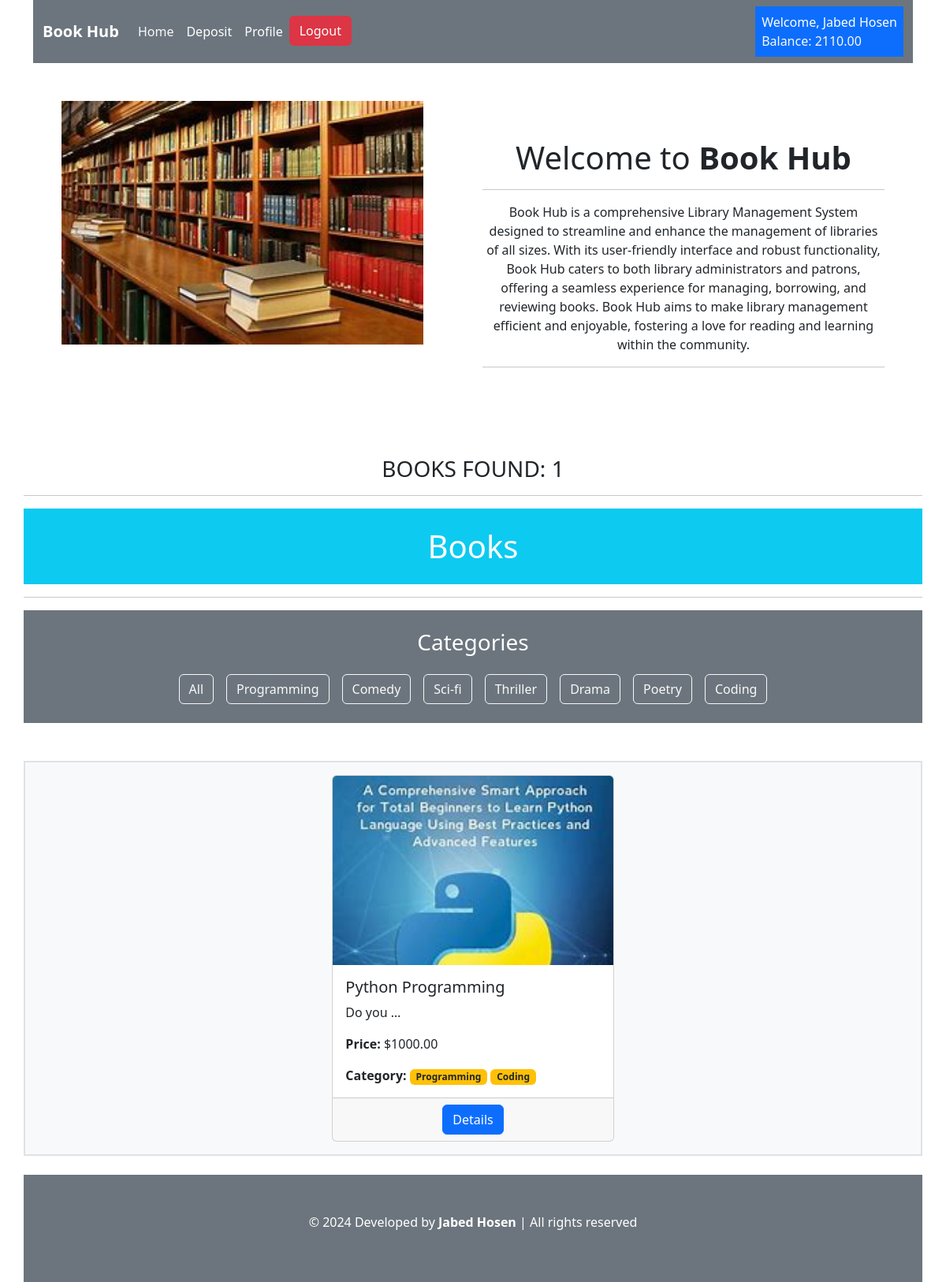
Page /books/programming (signed in) on the committed database.
### users/models.py (models this page shows, shortened)
class UserBankAccount(models.Model):
    user=models.OneToOneField(User,on_delete=models.CASCADE,related_name='account')
    account_no=models.IntegerField()
    balance=models.DecimalField(default=10,max_digits=12,decimal_places=2)

### Books/models.py (models this page shows, shortened)
class Category(models.Model):
    name=models.CharField(max_length=100)
    slug=models.SlugField(max_length=200,null=True,blank=True,unique=True)
    def __str__(self):
        return self.name

class BookModel(models.Model):
    title=models.CharField(max_length=100)
    description=models.CharField(max_length=100000)
    image=models.ImageField(upload_to='image/uploads')
    price=models.DecimalField(max_digits=12,decimal_places=2)
    category=models.ManyToManyField(Category)

### library_management_system/views.py (the view)
# urls.py: 2. Add a URL to urlpatterns:  path('', views.home, name='home')
class home(TemplateView):
    template_name='base.html'
    def get_context_data(self,*args,**kwargs):
        context=super().get_context_data(*args,**kwargs)
        categorys=Category.objects.all()
        books=BookModel.objects.all()
        slug=self.kwargs.get('cat_slug',None)
        if slug is not None:
            cat=Category.objects.get(slug=slug)
            books=BookModel.objects.filter(category=cat)
        context['books']=books
        context['categorys']=categorys
        return context

### templates/base.html (shortened to what this page needs)
{% load static %}
<!DOCTYPE html>
<html lang="en">
<head>
    <link href="https://cdn.jsdelivr.net/npm/bootstrap@5.3.3/dist/css/bootstrap.min.css" rel="stylesheet"
>
</head>
<body style="" class="">
    {% include "navbar.html" %}
    {% block content %}
    {% include "index.html" %}
    {% endblock content %}
    {% include "footer.html" %}
</body>
</html>

### templates/navbar.html (shortened to what this page needs)
{% load static %}
<div class="container">
  <nav class="navbar navbar-expand-lg navbar-dark bg-secondary">
    <div class="container-fluid">
      <a class="navbar-brand fw-bold" href="{% url 'home' %}">Book Hub</a>
      <div class="collapse navbar-collapse" id="navbarSupportedContent">
        <ul class="navbar-nav me-auto mb-2 mb-lg-0">
          <li class="nav-item">
            <a class="nav-link text-light" href="{% url 'home' %}">Home</a>
          </li>
          {% if not request.user.is_authenticated %}
          <li class="nav-item">
            <a class="nav-link text-white" href="{% url 'registration' %}">Signup</a>
          </li>
          <li class="nav-item">
            <a class="nav-link text-white" href="{% url 'login' %}">Login</a>
          </li>
          {% else %}
          <li class="nav-item">
            <a class="nav-link text-white" href="{% url 'deposite' %}">Deposit</a>
          </li>
          <li class="nav-item">
            <a class="nav-link text-white" href="{% url 'profile' %}">Profile</a>
          </li>
          <li class="nav-item">
            <form action="{% url 'logout' %}" method="post" class="d-inline">
              <button class="btn btn-danger " type="submit">Logout</button>
            </form>
          </li>
          {% endif %}
        </ul>
        {% if request.user.is_authenticated %}
        <span class="bg-primary p-2 text-white">
          <span class="text-">Welcome,</span> {{ user.first_name }} {{ user.last_name }}<br>
          <span class="text-light">Balance: {{ request.user.account.balance }}</span>
        </span>
        {% endif %}
      </div>
    </div>
  </nav>
</div>

### templates/index.html (shortened to what this page needs)
{% load static %}
{% if not self.request.user.is_authenticated %}
{% include "home.html" %}
{% endif %}
<!DOCTYPE html>
<html lang="en">
<head>
    <link rel="stylesheet" href="{% static 'css/bootstrap.min.css' %}">
</head>
<body>
    {% if user.is_authenticated %}
    <div class="container mt-5">
        <h3 class='text-center text-dark m-2'>BOOKS FOUND: {{ books|length }}</h3>
    </div>
    {% endif %}
    {% if books %}
    {% if user.is_authenticated %}
    <hr class="container">
    <h1 class="container text-center bg-info text-white py-4">Books</h1>
    <hr class="container">
    <div class='container bg-secondary py-4'>
        <h3 class="text-white text-center mb-4">Categories</h3>
        <div class="d-flex justify-content-center gap-3 flex-wrap">
            <a href="{% url 'home' %}" class="btn btn-outline-light">All</a>
            {% for category in categorys %}
            <a href="{% url 'cat_slug' category.slug %}" class="btn btn-outline-light">{{ category.name }}</a>
            {% endfor %}
        </div>
    </div>
    {% endif %}
    <br>
    <br>
    <div class='container bg-light border border-2 p-3'>
        <div class='row justify-content-center g-3'>
            {% for book in books %}
            <div class="col-md-4">
                <div class="card h-100">
                    <img src="{{ book.image.url }}" class="card-img-top" style='width: 100%; height: 240px; object-fit: cover;' alt="book image">
                    <div class="card-body">
                        <h5 class="card-title">{{ book.title|truncatewords:2 }}</h5>
                        <p class="card-text">{{ book.description|truncatewords:2 }}</p>
                        <p><strong>Price:</strong> ${{ book.price }}</p>
                        <div>
                            <strong>Category:</strong>
                            {% for cat in book.category.all %}
                            <span class="badge bg-warning text-dark">{{ cat }}</span>
                            {% endfor %}
                        </div>
                    </div>
                    <div class="card-footer text-center">
                        {% if user.is_authenticated %}
                        <a href="{% url 'book_details' book.id %}" class="btn btn-primary">Details</a>
                        {% else %}
                        <a href="{% url 'login' %}" class="btn btn-primary">Shop Now</a>
                        {% endif %}
                    </div>
                </div>
            </div>
            {% endfor %}
        </div>
    </div>
    {% endif %}
</body>
</html>

### rows in the picture
Category: name "Programming"
Category: name "Comedy"
Category: name "Sci-fi"
Category: name "Thriller"
Category: name "Drama"
Category: name "Poetry"
Category: name "Coding"
BookModel: image (picture), title "Python Programming", description "Do you …", price "1000.00"

### other values in the picture
{{ user.first_name }} "Jabed"
{{ user.last_name }} "Hosen"
{{ request.user.account.balance }} "2110.00"
{{ books|length }} "1"
